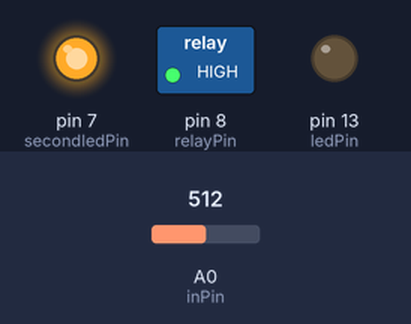
Recording of a sketch running on a simulated Arduino Uno, built with avr-gcc and run on an emulated ATmega328P. On the bench: switched loads named in the sketch (green lamp = pin HIGH), output pins drawn as LEDs (lit = HIGH). Inputs (shaded band) come from the test bench; at power-on: A0 (inPin) = 512.

Above: at 15.0 s.
At 34.0 s:
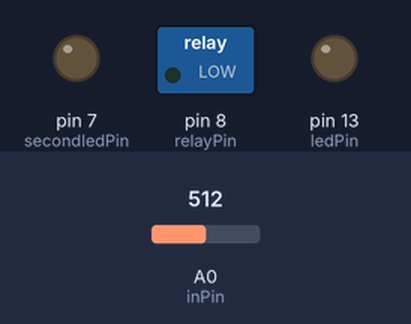
Timing chart, 0 to 49.4 s (numbered marks = the images above):
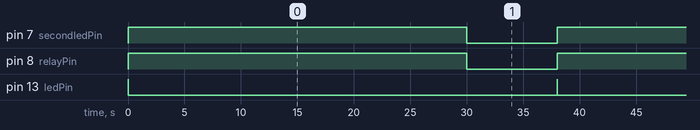

The sketch:

arroseur-automatique.ino
```cpp
#include <LowPower.h>


int ledPin = 13; // LED connected to digital pin 13
int secondledPin = 7; // LED connected to digital pin 13
int inPin = A0;   // pushbutton connected to digital pin 7
int valRaw = 0;   // variable to store the read value
int valReal = 0;   // variable to store the read value

int relayPin = 8;

void setup()
{
  pinMode(ledPin,OUTPUT);
  pinMode(secondledPin,OUTPUT);

  pinMode(relayPin,OUTPUT);
  digitalWrite(relayPin, LOW);
  pinMode(inPin, INPUT);      // sets the digital pin 7 as input

}

void loop()
{
  digitalWrite(ledPin,HIGH);
  digitalWrite(secondledPin,HIGH);
  delay(20);
  digitalWrite(ledPin,LOW);
  digitalWrite(secondledPin,LOW);
  valRaw = analogRead(inPin);   // read the input pin
  valReal = map(valRaw, 1023, 0, 0, 100 );

  if(valReal < 85 ){ //80% d'humidité
    waterthatshite();
  }


    // ATmega328P, ATmega168
/*  LowPower.idle(SLEEP_8S, ADC_OFF, TIMER2_OFF, TIMER1_OFF, TIMER0_OFF,
                SPI_OFF, USART0_OFF, TWI_OFF);
           */

 LowPower.idle(SLEEP_8S, ADC_OFF, TIMER2_OFF, TIMER1_OFF, TIMER0_OFF,
                SPI_OFF, USART0_OFF, TWI_OFF);

}

void waterthatshite()
{
  digitalWrite(relayPin, HIGH);
  digitalWrite(secondledPin,HIGH);
  delay(30000); //30 secondes
  digitalWrite(relayPin, LOW);
  digitalWrite(secondledPin,LOW);
}
```

Measured:
- by itself, pin 7 (secondledPin), pin 8 (relayPin): alternates HIGH for 30.0 s and LOW for 8.0 s
- by itself, pin 13 (ledPin): alternates HIGH for 0.02 s and LOW for 38.0 s
- by itself, everything shown: repeats every 38.0 s, in 3 steps
